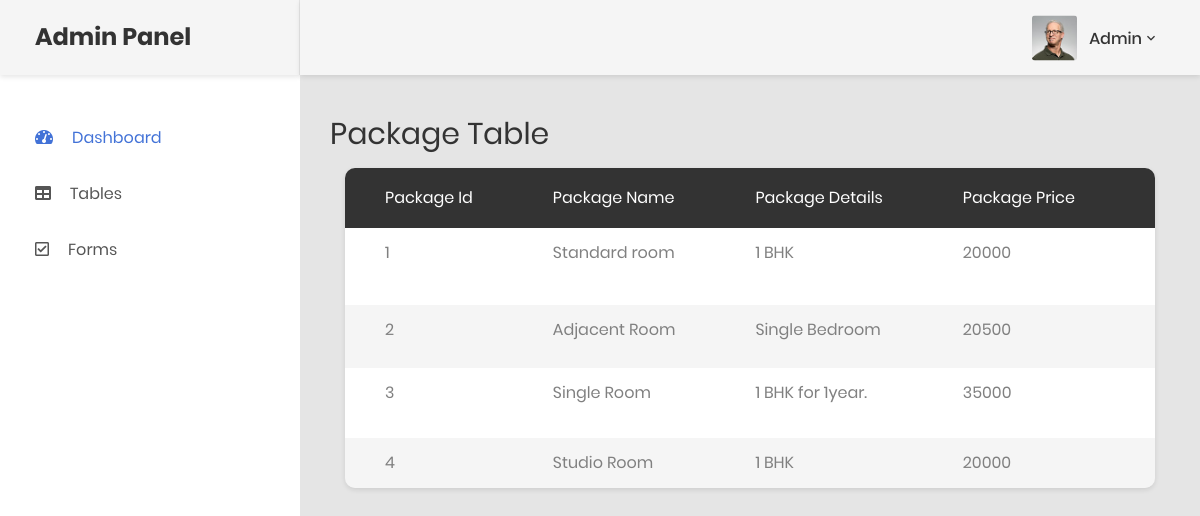
/admin/package_table.php, run on the app's committed database.
### tables this page shows
CREATE TABLE `tbl_package` (
  `package_id` int(11) NOT NULL,
  `package_name` varchar(80) NOT NULL,
  `package_details` text NOT NULL,
  `package_price` int(8) NOT NULL,
  `package_imagepath` varchar(250) NOT NULL
);

### admin/package_table.php (the view, shortened to what this page needs)
<?php
include 'myclass/connection.php';
$q = "select * from tbl_package";
$result = $connection->query($q);
?>
<!DOCTYPE html>
<html lang="en">
<head>
    <link href="css/font-face.css" rel="stylesheet" media="all">
    <link href="vendor/font-awesome-4.7/css/font-awesome.min.css" rel="stylesheet" media="all">
    <link href="vendor/font-awesome-5/css/fontawesome-all.min.css" rel="stylesheet" media="all">
    <link href="vendor/mdi-font/css/material-design-iconic-font.min.css" rel="stylesheet" media="all">
    <link href="vendor/bootstrap-4.1/bootstrap.min.css" rel="stylesheet" media="all">
    <link href="vendor/animsition/animsition.min.css" rel="stylesheet" media="all">
    <link href="vendor/bootstrap-progressbar/bootstrap-progressbar-3.3.4.min.css" rel="stylesheet" media="all">
    <link href="vendor/wow/animate.css" rel="stylesheet" media="all">
    <link href="vendor/css-hamburgers/hamburgers.min.css" rel="stylesheet" media="all">
    <link href="vendor/slick/slick.css" rel="stylesheet" media="all">
    <link href="vendor/select2/select2.min.css" rel="stylesheet" media="all">
    <link href="vendor/perfect-scrollbar/perfect-scrollbar.css" rel="stylesheet" media="all">
    <link href="css/theme.css" rel="stylesheet" media="all">
</head>
<body class="animsition">
    <div class="page-wrapper">
        <?php
        include('./themepart/sidebar.php');
        ?>
        <div class="page-container">
            <?php
            include('./themepart/header.php');
            ?>
            <div class="main-content">
                <div class="section__content section__content--p30">
                    <div class="container-fluid">
                        <div class="row">
                        <h3 class="title-1">Package Table </h3><br></br>
                            <div class="col-lg-12">
                                <div class="table-responsive table--no-card m-b-30">
                                    <table class="table table-borderless table-striped table-earning">
                                        <thead>
                                            <tr>
                                                <th>Package Id</th>
                                                <th>Package Name</th>
                                                <th>Package Details</th>
                                                <th>Package Price</th>
                                                <th>Package ImagePath</th>
                                            </tr>
                                        </thead>
                                        <tbody>
                                            <?php
                                            if ($result->num_rows > 0) {
                                                while ($row = $result->fetch_assoc()) {
                                                    echo "<tr>
                                                    <td>".$row['package_id']."</td>
                                                    <td>".$row['package_name']."</td>
                                                    <td>".$row['package_details']."</td>
                                                    <td>".$row['package_price']."</td>
                                                    <td><img src='uploads/{$row['package_imagepath']}' width='70px'></td>
                                                    <td><a href='?did={$row['package_id']}'>Delete</a></td>
                                                </tr>";
                                                }
                                            } else {
                                                echo "0 results";
                                            }
                                            ?>
                                        </tbody>
                                    </table>
                                </div>
                            </div>
                        </div>
                    </div>
                </div>
            </div>
        </div>
    </div>
</body>
</html>

### data on the page
tbl_package: package_id "1", package_name "Standard room", package_details "1 BHK", package_price "20000"
tbl_package: package_id "2", package_name "Adjacent Room", package_details "Single Bedroom", package_price "20500"
tbl_package: package_id "3", package_name "Single Room", package_details "1 BHK for 1year.", package_price "35000"
tbl_package: package_id "4", package_name "Studio Room", package_details "1 BHK", package_price "20000"
